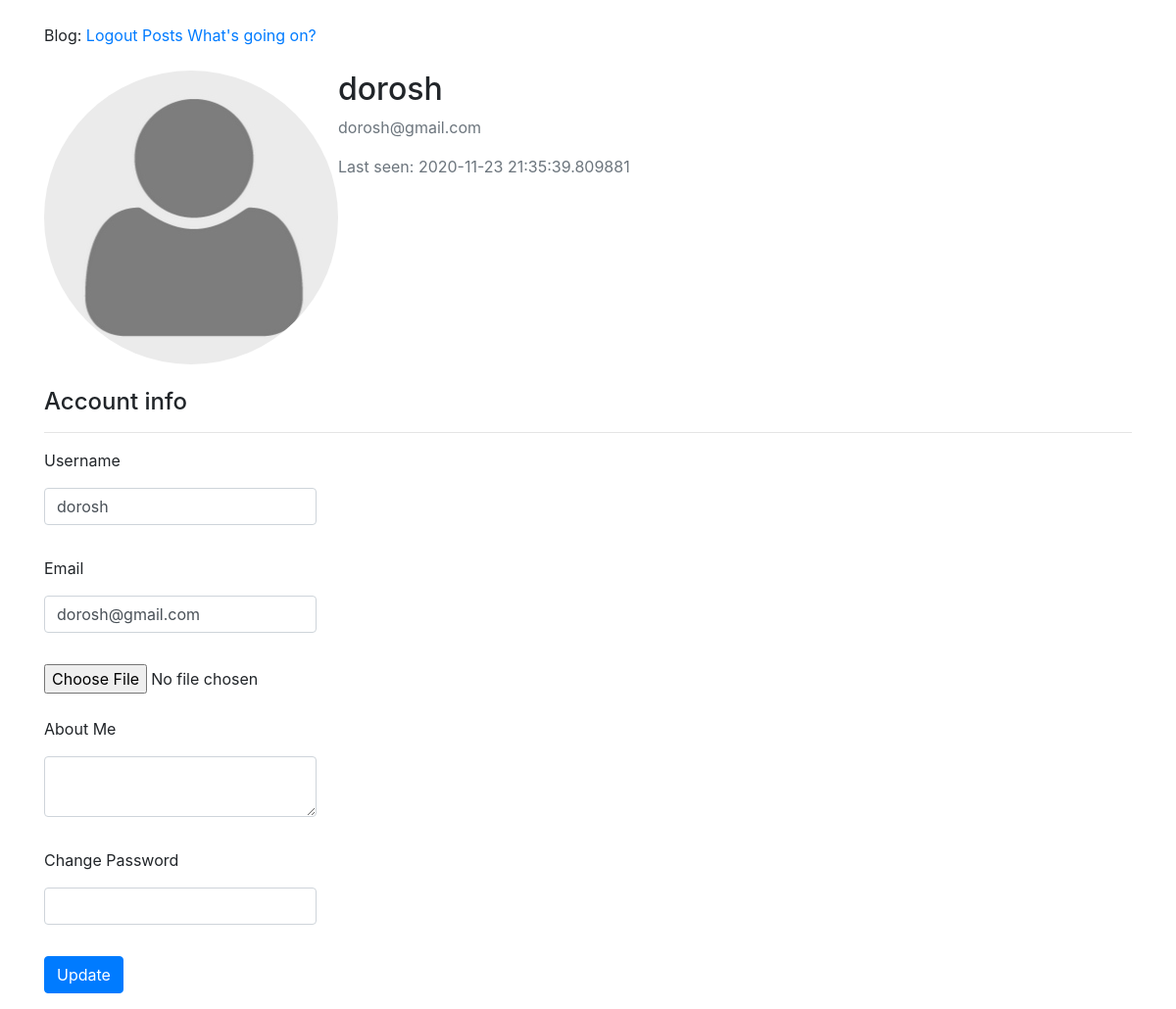
Page /account/ (signed in) on the earlier database version.
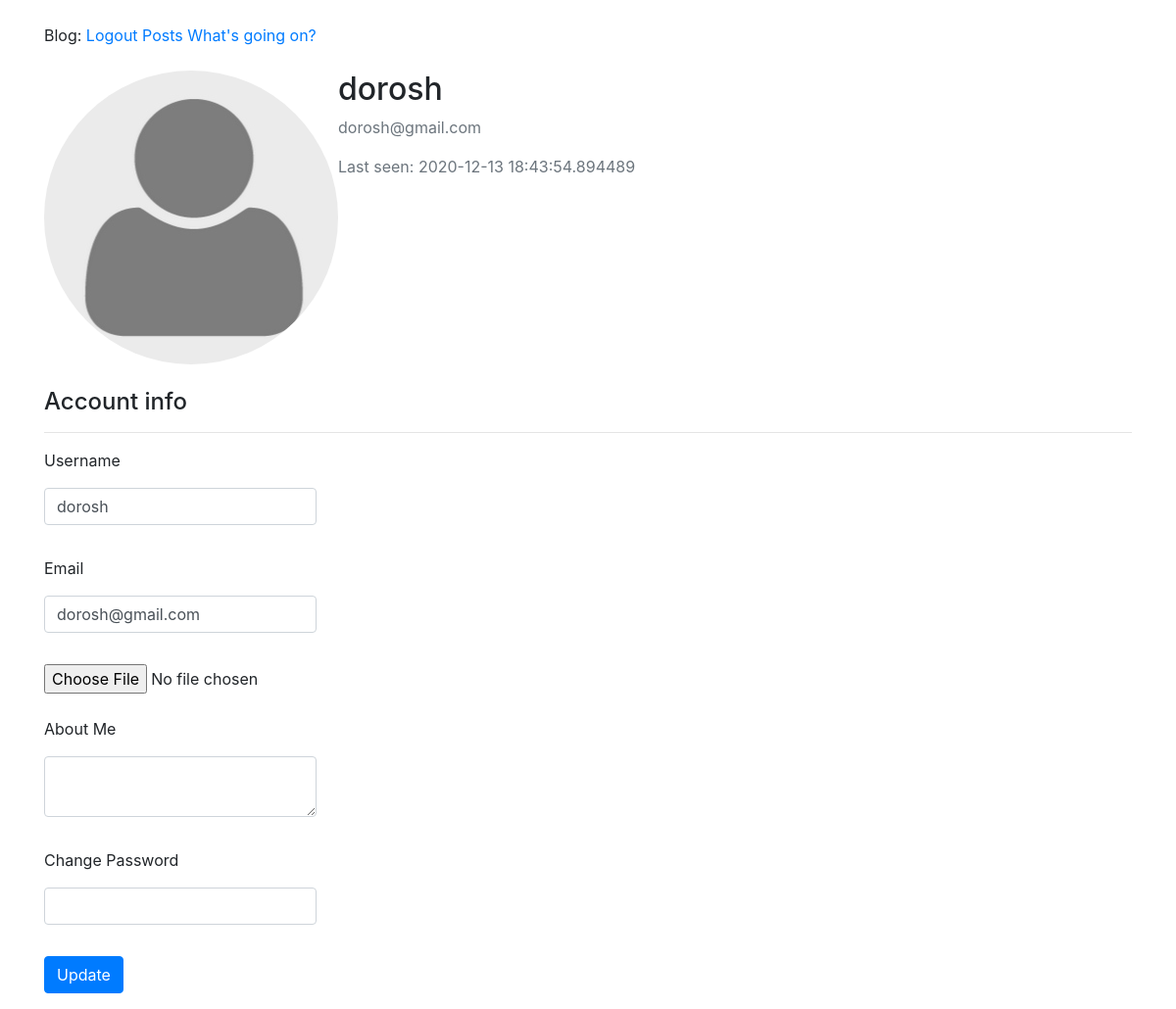
Same page on the later database version.
### app/models.py (models this page shows, shortened)
class User(UserMixin, db.Model):
    id = db.Column(db.Integer, primary_key=True)
    username = db.Column(db.String(64), index=True, unique=True)
    email = db.Column(db.String(120), index=True, unique=True)
    image_file = db.Column(db.String(20), nullable=False, default = 'default.jpg')
    about_me = db.Column(db.String(200), nullable=True)
    last_seen = db.Column(db.DateTime, default=datetime.utcnow)
    password_hash = db.Column(db.String(128))
    admin = db.Column(db.Boolean, default=False)
    posts = db.relationship('Post', backref='author', lazy='dynamic')

### app/blueprints/account/views.py (the view)
@ab.route('/account/', methods=['GET', 'POST'])
@login_required
def account():
    form = UpdateAccountForm()
    if form.validate_on_submit():
        if form.picture.data:
            picture_file = save_picture(form.picture.data)
            current_user.image_file = picture_file
        current_user.username = form.username.data
        current_user.email = form.email.data
        current_user.about_me = form.about_me.data
        current_user.set_password(form.password.data)
        db.session.commit()
        flash('Your account has been updated!', 'success')
        return redirect(url_for('account.account'))
    elif request.method == 'GET':
        form.username.data = current_user.username
        form.email.data = current_user.email
        form.about_me.data = current_user.about_me
        form.password.data = current_user.password_hash
    image_file = url_for('static', filename=f'profile_pics/{current_user.image_file}')
    return render_template('account/account.html', title='Account', image=image_file, form=form)

### app/forms.py (shortened to what this page needs)
class UpdateAccountForm(FlaskForm):
    username = StringField('Username', validators=[Length(min=4, max=25,
                                              message='This field length must be between 4 and 25 characters'),
                                              DataRequired('This field is required'),
                                              Regexp('^[A-Za-z][A-Za-z0-9_.]*$', 0,
                                              'Username must have only '
                                              'letters, numbers, dots or '
                                              'underscores')])
    email = StringField('Email', validators=[DataRequired(), Email()])
    picture = FileField('Update Picture', validators=[FileAllowed(['jpg', 'png'])])
    about_me = TextAreaField('About Me', validators=[Length(min=0, max=200)])
    password = PasswordField('Change Password', validators=[Length(min=6, message='This field length must be more 5 characters')])
    submit = SubmitField('Update')

### app/blueprints/account/templates/account/account.html (shortened to what this page needs)
{% extends "base.html" %}
{% from "_render_field.html" import render_field %}
{% block content %}
    <br>
    <div class="content-section">
        <div class="media">
            <img class="rounded-circle account-img" src="{{image}}">
            <div class="media-body">
                <h2 class="account-heading">{{ current_user.username }}</h2>
                <p class="text-secondary">{{ current_user.email }}</p>
                <p class="text-secondary">Last seen: {{ current_user.last_seen }}</p>
            </div>
        </div>
        <br>
        <form method="POST" action="{{url_for('account.account', next=request.args.get('next'))}}" enctype="multipart/form-data">
            <p class="h4">Account info</p>
            <hr>
            <div class="md-form form-group w-25">
                {{ render_field(form.username) }}
                {{ render_field(form.email) }}
                {{ form.picture }}<br><br>
                {{ render_field(form.about_me) }}
                {{ render_field(form.password) }}
                {{ form.submit(class_="btn btn-primary") }}
            </div>
        </form>
    </div>
{% endblock %}

### app/templates/_render_field.html
{% macro render_field(field) %}
 <label>{{ field.label }}</label>
{% if field.errors %}
<dd>{{ field(class_="form-control", style="background-color: red;", **kwargs) | safe }}
        <ul>
        {% for error in field.errors %}
        <li  class="list-group-item list-group-item-danger"> {{error}} </li>
        {% endfor %}
        </ul>
{% else %}
<dd> {{ field(class_="form-control", **kwargs) | safe }} </dd>
<br>
{% endif %}
{% endmacro %}

Differences in the rows shown:
changed User "dorosh": last_seen "2020-11-23 21:35:39.809881" → "2020-12-13 18:43:54.894489"
